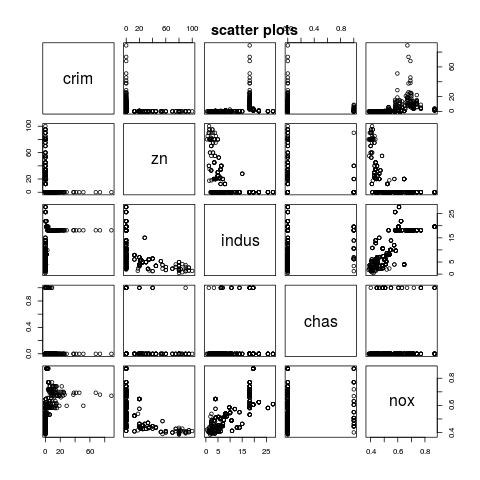

Reproduce this figure in R.
library(MASS)

data <- MASS::Boston

dataprime <- data[1:5]

png("scatter.png", bg = "transparent")
pairs(dataprime)
title(main = "scatter plots")
dev.off()